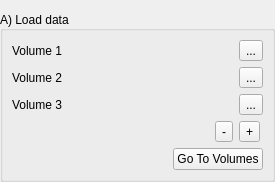
<?xml version="1.0" encoding="UTF-8"?>
<ui version="4.0">
 <class>Load</class>
 <widget class="qSlicerWidget" name="Load">
  <property name="geometry">
   <rect>
    <x>0</x>
    <y>0</y>
    <width>275</width>
    <height>170</height>
   </rect>
  </property>
  <property name="windowTitle">
   <string>Load</string>
  </property>
  <layout class="QFormLayout" name="formLayout">
   <property name="leftMargin">
    <number>0</number>
   </property>
   <property name="rightMargin">
    <number>0</number>
   </property>
   <property name="bottomMargin">
    <number>0</number>
   </property>
   <item row="0" column="0" colspan="2">
    <widget class="ctkCollapsibleGroupBox" name="LabelmapCollapsibleGroupBox">
     <property name="sizePolicy">
      <sizepolicy hsizetype="Preferred" vsizetype="Minimum">
       <horstretch>0</horstretch>
       <verstretch>0</verstretch>
      </sizepolicy>
     </property>
     <property name="layoutDirection">
      <enum>Qt::LeftToRight</enum>
     </property>
     <property name="title">
      <string>A) Load data</string>
     </property>
     <property name="alignment">
      <set>Qt::AlignLeading|Qt::AlignLeft|Qt::AlignVCenter</set>
     </property>
     <property name="flat">
      <bool>false</bool>
     </property>
     <layout class="QGridLayout" name="gridLayout">
      <item row="0" column="0">
       <widget class="QLabel" name="Volume1Label">
        <property name="sizePolicy">
         <sizepolicy hsizetype="Fixed" vsizetype="Minimum">
          <horstretch>0</horstretch>
          <verstretch>0</verstretch>
         </sizepolicy>
        </property>
        <property name="text">
         <string>Volume 1</string>
        </property>
       </widget>
      </item>
      <item row="0" column="3">
       <widget class="QToolButton" name="Volume1NodeToolButton">
        <property name="toolTip">
         <string>Load Volume 1 from file</string>
        </property>
        <property name="text">
         <string>...</string>
        </property>
       </widget>
      </item>
      <item row="1" column="0">
       <widget class="QLabel" name="Volume2Label">
        <property name="sizePolicy">
         <sizepolicy hsizetype="Fixed" vsizetype="Minimum">
          <horstretch>0</horstretch>
          <verstretch>0</verstretch>
         </sizepolicy>
        </property>
        <property name="text">
         <string>Volume 2</string>
        </property>
       </widget>
      </item>
      <item row="1" column="3">
       <widget class="QToolButton" name="Volume2NodeToolButton">
        <property name="toolTip">
         <string>Load Volume 2 from file</string>
        </property>
        <property name="text">
         <string>...</string>
        </property>
       </widget>
      </item>
      <item row="2" column="0">
       <widget class="QLabel" name="Volume3Label">
        <property name="sizePolicy">
         <sizepolicy hsizetype="Fixed" vsizetype="Minimum">
          <horstretch>0</horstretch>
          <verstretch>0</verstretch>
         </sizepolicy>
        </property>
        <property name="text">
         <string>Volume 3</string>
        </property>
       </widget>
      </item>
      <item row="2" column="3">
       <widget class="QToolButton" name="Volume3NodeToolButton">
        <property name="toolTip">
         <string>Load Volume 3 from file</string>
        </property>
        <property name="text">
         <string>...</string>
        </property>
       </widget>
      </item>
      <item row="4" column="0" colspan="4">
       <layout class="QHBoxLayout" name="horizontalLayout_6">
        <item>
         <spacer name="horizontalSpacer_5">
          <property name="orientation">
           <enum>Qt::Horizontal</enum>
          </property>
          <property name="sizeHint" stdset="0">
           <size>
            <width>40</width>
            <height>20</height>
           </size>
          </property>
         </spacer>
        </item>
        <item>
         <widget class="QPushButton" name="GoToVolumesModulePushButton">
          <property name="enabled">
           <bool>true</bool>
          </property>
          <property name="toolTip">
           <string>Open the &quot;Volumes&quot; module</string>
          </property>
          <property name="text">
           <string>Go To Volumes</string>
          </property>
          <property name="workflow" stdset="0">
           <stringlist>
            <string>2</string>
           </stringlist>
          </property>
         </widget>
        </item>
       </layout>
      </item>
      <item row="3" column="3">
       <widget class="QToolButton" name="AddVolumeToolButton">
        <property name="text">
         <string>+</string>
        </property>
       </widget>
      </item>
      <item row="3" column="2">
       <widget class="QToolButton" name="RemoveVolumeToolButton">
        <property name="text">
         <string>-</string>
        </property>
        <property name="arrowType">
         <enum>Qt::NoArrow</enum>
        </property>
       </widget>
      </item>
      <item row="2" column="1" colspan="2">
       <widget class="qMRMLNodeComboBox" name="Volume3NodeComboBox">
        <property name="sizePolicy">
         <sizepolicy hsizetype="Expanding" vsizetype="Fixed">
          <horstretch>0</horstretch>
          <verstretch>0</verstretch>
         </sizepolicy>
        </property>
        <property name="toolTip">
         <string/>
        </property>
        <property name="nodeTypes">
         <stringlist>
          <string>vtkMRMLScalarVolumeNode</string>
         </stringlist>
        </property>
        <property name="baseName">
         <string>Volume</string>
        </property>
        <property name="noneEnabled">
         <bool>true</bool>
        </property>
        <property name="addEnabled">
         <bool>false</bool>
        </property>
        <property name="renameEnabled">
         <bool>true</bool>
        </property>
       </widget>
      </item>
      <item row="1" column="1" colspan="2">
       <widget class="qMRMLNodeComboBox" name="Volume2NodeComboBox">
        <property name="sizePolicy">
         <sizepolicy hsizetype="Expanding" vsizetype="Fixed">
          <horstretch>0</horstretch>
          <verstretch>0</verstretch>
         </sizepolicy>
        </property>
        <property name="toolTip">
         <string/>
        </property>
        <property name="nodeTypes">
         <stringlist>
          <string>vtkMRMLScalarVolumeNode</string>
         </stringlist>
        </property>
        <property name="baseName">
         <string>Volume</string>
        </property>
        <property name="noneEnabled">
         <bool>true</bool>
        </property>
        <property name="addEnabled">
         <bool>false</bool>
        </property>
        <property name="renameEnabled">
         <bool>true</bool>
        </property>
       </widget>
      </item>
      <item row="0" column="1" colspan="2">
       <widget class="qMRMLNodeComboBox" name="Volume1NodeComboBox">
        <property name="sizePolicy">
         <sizepolicy hsizetype="Expanding" vsizetype="Fixed">
          <horstretch>0</horstretch>
          <verstretch>0</verstretch>
         </sizepolicy>
        </property>
        <property name="toolTip">
         <string/>
        </property>
        <property name="nodeTypes">
         <stringlist>
          <string>vtkMRMLScalarVolumeNode</string>
         </stringlist>
        </property>
        <property name="baseName">
         <string>Volume</string>
        </property>
        <property name="addEnabled">
         <bool>false</bool>
        </property>
        <property name="renameEnabled">
         <bool>true</bool>
        </property>
       </widget>
      </item>
     </layout>
    </widget>
   </item>
  </layout>
 </widget>
 <customwidgets>
  <customwidget>
   <class>qMRMLNodeComboBox</class>
   <extends>QWidget</extends>
   <header>qMRMLNodeComboBox.h</header>
  </customwidget>
  <customwidget>
   <class>qSlicerWidget</class>
   <extends>QWidget</extends>
   <header>qSlicerWidget.h</header>
   <container>1</container>
  </customwidget>
  <customwidget>
   <class>ctkCollapsibleGroupBox</class>
   <extends>QGroupBox</extends>
   <header>ctkCollapsibleGroupBox.h</header>
   <container>1</container>
  </customwidget>
 </customwidgets>
 <resources/>
 <connections>
  <connection>
   <sender>Load</sender>
   <signal>mrmlSceneChanged(vtkMRMLScene*)</signal>
   <receiver>Volume1NodeComboBox</receiver>
   <slot>setMRMLScene(vtkMRMLScene*)</slot>
   <hints>
    <hint type="sourcelabel">
     <x>94</x>
     <y>161</y>
    </hint>
    <hint type="destinationlabel">
     <x>197</x>
     <y>51</y>
    </hint>
   </hints>
  </connection>
  <connection>
   <sender>Load</sender>
   <signal>mrmlSceneChanged(vtkMRMLScene*)</signal>
   <receiver>Volume2NodeComboBox</receiver>
   <slot>setMRMLScene(vtkMRMLScene*)</slot>
   <hints>
    <hint type="sourcelabel">
     <x>146</x>
     <y>163</y>
    </hint>
    <hint type="destinationlabel">
     <x>216</x>
     <y>87</y>
    </hint>
   </hints>
  </connection>
  <connection>
   <sender>Load</sender>
   <signal>mrmlSceneChanged(vtkMRMLScene*)</signal>
   <receiver>Volume3NodeComboBox</receiver>
   <slot>setMRMLScene(vtkMRMLScene*)</slot>
   <hints>
    <hint type="sourcelabel">
     <x>137</x>
     <y>84</y>
    </hint>
    <hint type="destinationlabel">
     <x>145</x>
     <y>93</y>
    </hint>
   </hints>
  </connection>
 </connections>
</ui>
